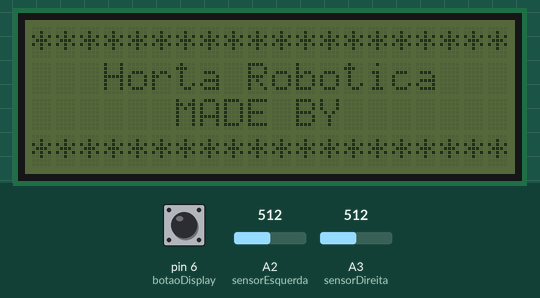
Simulated run of this sketch. Board: Arduino Uno, built with avr-gcc and run on an emulated ATmega328P. Shown: 20×4 character LCD. The test bench sets the inputs (shaded band); at power-on: pin 6 (botaoDisplay) LOW, A2 (sensorEsquerda) = 512, A3 (sensorDireita) = 512.

Above: at 4.3 s.
4.4 s: pin 6 (botaoDisplay) pulled HIGH for 0.15 s
At 5.4 s:
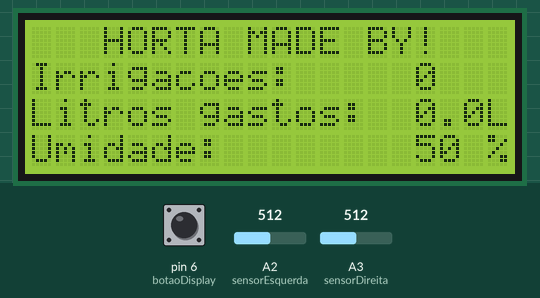
7.5 s: pin 6 (botaoDisplay) pulled HIGH for 1 s
At 8.3 s:
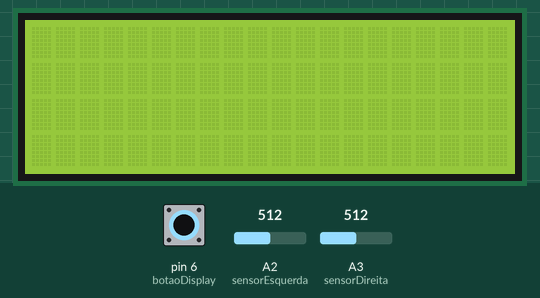
10.0 s: pin 6 (botaoDisplay) pulled HIGH for 0.15 s
At 10.9 s:
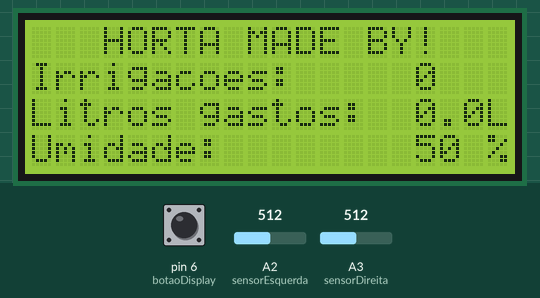
13.1 s: A2 (sensorEsquerda) set to 716
At 14.4 s:
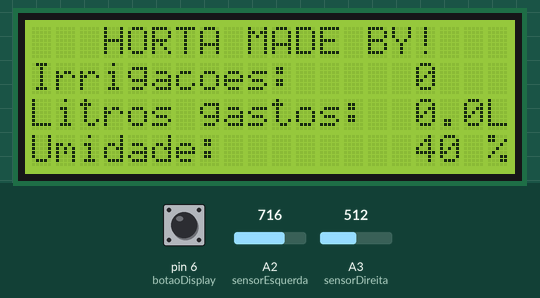
14.7 s: A3 (sensorDireita) set to 716
At 15.9 s:
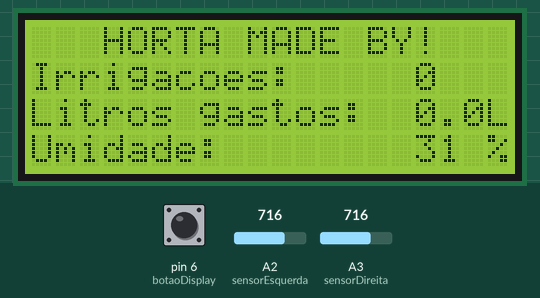
16.7 s: A2 (sensorEsquerda) set to 810
At 18.6 s:
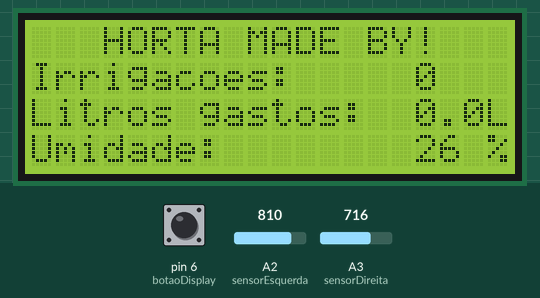
Timing chart, 0 to 20.1 s (numbered marks = the images above; inputs shaded):
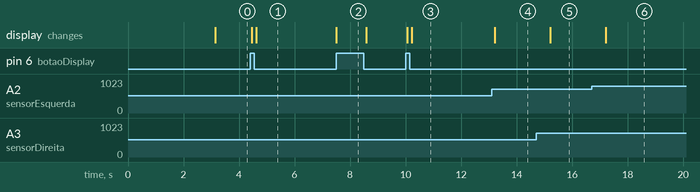

The sketch:

hortaAutonoma.ino
```cpp
#include <Wire.h>;
#include <LiquidCrystal_I2C.h>;

#define rele 13

#define botaoDisplay 6

#define sensorDireita A3
#define sensorEsquerda A2

#define intervaloBotao 500
#define intervaloDisplay 500
#define limiteMillis 4320000000

bool dados = LOW;
bool estado = LOW;
int qtdIrrigacoes = 0;
int contadorMillis = 0;

int valSensorDireita = 0;
int valSensorEsquerda = 0;
float mediaValSensores = 0;

unsigned long tempoAtual = 0;
unsigned long ultimaVezRele = 0;
unsigned long ultimaVezBotao = 0;
unsigned long ultimaVezDisplay = 0;

int intervaloIrrigacao = 2000;

LiquidCrystal_I2C lcd(0x3F,20,4);

void setup() {
  lcd.init();
  Serial.begin(9600);
  pinMode(botaoDisplay, INPUT);
  escreverMsgPadrao(HIGH);
  delay(3000);
}

void loop() {
  tempoAtual = millis();

  valSensorDireita = analogRead(sensorDireita);
  valSensorEsquerda = analogRead(sensorEsquerda);

  mediaValSensores = (valSensorDireita + valSensorEsquerda) / 2;

  if(tempoAtual == limiteMillis)
    contadorMillis++;

  if(digitalRead(botaoDisplay)){
    if(tempoAtual - ultimaVezBotao >= intervaloBotao) {
      ultimaVezBotao = tempoAtual;
      if(digitalRead(botaoDisplay)){
        lcd.clear();
        dados = !dados;
      }
    }
  } else {
    if(dados){
      if(tempoAtual - ultimaVezDisplay >= intervaloDisplay) {
        ultimaVezDisplay = tempoAtual;
        calcularEscreverDadosNoDisplay(qtdIrrigacoes, mediaValSensores, HIGH);
      }
    }
    if(mediaValSensores >= 800) {
      if(tempoAtual - ultimaVezRele >= intervaloIrrigacao){
        ultimaVezRele = tempoAtual;
        estado = !estado;
        if(estado) {
          qtdIrrigacoes++;
          intervaloIrrigacao = 2000;
          if(!dados)
            escreverAvisoDeIrrigacao(HIGH);
        } else {
          intervaloIrrigacao = 1000;
          if(!dados)
            escreverMsgPadrao(LOW);
        }
      }
      digitalWrite(rele, estado);
    } else {
      digitalWrite(rele, LOW);
      if(!dados)
        escreverMsgPadrao(LOW);
    }
  }
}

void escreverAvisoDeIrrigacao(bool led) {
  ativarLedDisplay(led);

  lcd.setCursor(0, 0);
  lcd.print("                    ");
  lcd.setCursor(0, 1);
  lcd.print("   Umidade baixa    ");
  lcd.setCursor(0, 2);
  lcd.print("    Irrigando...    ");
  lcd.setCursor(0, 3);
  lcd.print("                    ");
}

void calcularEscreverDadosNoDisplay(int qtdIrrigacoes, float umidadeGeral, bool led) {
  ativarLedDisplay(led);

  float litrosGastos = (qtdIrrigacoes * 0.05)/2;
  int percentualDeUmidade = map(umidadeGeral, 0, 1023, 100, 0);

  lcd.setCursor( 0, 0);
  lcd.print("   HORTA MADE BY!   ");
  lcd.setCursor( 0, 1);
  lcd.print("Irrigacoes:");
  lcd.setCursor(16, 1);
  lcd.print(qtdIrrigacoes);
  lcd.setCursor( 0, 2);
  lcd.print("Litros gastos:");
  lcd.setCursor(16, 2);
  lcd.print(litrosGastos);
  lcd.setCursor(19, 2);
  lcd.print("L");
  lcd.setCursor( 0, 3);
  lcd.print("Umidade:");
  lcd.setCursor(16, 3);
  lcd.print(percentualDeUmidade);
  lcd.setCursor(19, 3);
  lcd.print("%");

}

void escreverMsgPadrao(bool led) {
  ativarLedDisplay(led);

  lcd.setCursor(0, 0);
  lcd.print("********************");
  lcd.setCursor(0, 1);
  lcd.print("   Horta Robotica   ");
  lcd.setCursor(0, 2);
  lcd.print("      MADE BY       ");
  lcd.setCursor(0, 3);
  lcd.print("********************");
}

void ativarLedDisplay(bool led) {
  if(led)
    lcd.backlight();
  else
    lcd.noBacklight();
}
```

Measured:
- after the input at 4.4 s, the display: first changes after 0.06 s (image 1 shows a later state)
- after the input at 7.5 s, the display: changes at once (image 2)
- after the input at 10.0 s, the display: first changes after 0.06 s (image 3 shows a later state)
- after the input at 13.1 s, the display: changes after 0.11 s (image 4)
- after the input at 14.7 s, the display: changes after 0.51 s (image 5)
- after the input at 16.7 s, the display: changes after 0.52 s (image 6)
